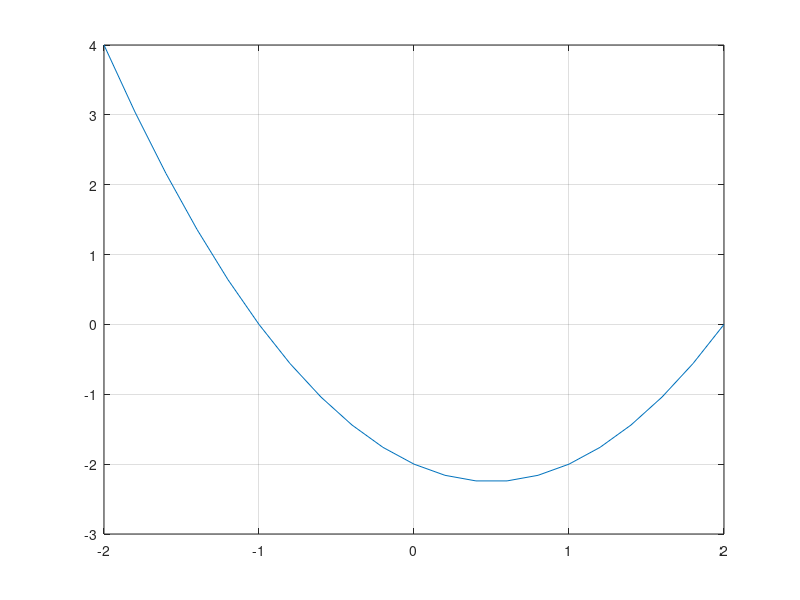

Here is the MATLAB script that generated this plot:
x = [-2:0.2:2];  %Choosing 0.01, because more the points, more the curve will be accurate
y= x.^2 - x -2;
%plot(x,y), grid on;


y_new = x.^2 - x - 2
plot(x,y_new),grid on;